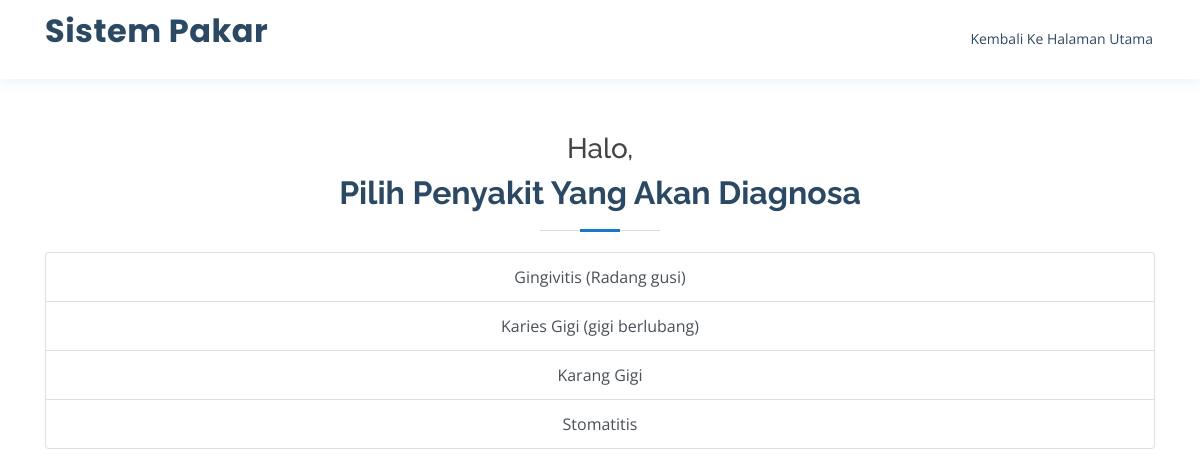
The page /diagnose.php on the database its author committed.
### tables this page shows
CREATE TABLE `tb_penyakit` (
  `kode_penyakit` varchar(10) NOT NULL,
  `penyakit` varchar(200) NOT NULL
);

### diagnose.php (the view, shortened to what this page needs)
<?php include("header.php") ?>
<header id="header" class="fixed-top">
  <div class="container d-flex ">
    <h1 class="logo mr-auto"><a href="index.php">Sistem Pakar</a></h1>
    <nav class="nav-menu d-none d-lg-block">
      <ul>
        <li><a href="reset_datadiri.php">Kembali Ke Halaman Utama</a></li>
      </ul>
    </nav>
  </div>
</header>
<main>
  <section id="services" class="services ">
    <div class="container">
      <div class="section-title mt-4">
        <?php
        include('functions/conn.php');
        ?>
        <?php if (!isset($_GET['kode']) && !isset($_GET['kesimpulan'])) : ?>
          <?php
          echo "<h3>Halo, " . $_SESSION['name'] . "</h3>";
          ?>
          <h2>Pilih Penyakit Yang Akan Diagnosa</h2>
          <div class="list-group">
            <?php
            $query = "SELECT * from tb_penyakit";
            $getAllData = mysqli_query($connect, $query);
            while ($datas = mysqli_fetch_array($getAllData)) {
              echo "<a href='diagnose.php?kode=" . $datas['kode_penyakit'] . "' class='list-group-item list-group-item-action'>" . $datas['penyakit'] . "</a>";
            }
            ?>
          </div>
        <?php endif; ?>
      </div>
  </section>
</main>
<?php include("footer.php") ?>

### assets/css/style.css (style rules this page uses)
a { color: #1977cc; }
h1, h2, h3, h4, h5, h6 { font-family: "Raleway", sans-serif; }
#header { background: #fff; transition: all 0.5s; z-index: 997; padding: 15px 0; top: 0; box-shadow: 0px 2px 15px rgba(25, 119, 204, 0.1); }
#header .logo { font-size: 32px; margin: 0; padding: 0; line-height: 1; font-weight: 700; letter-spacing: 0.5px; font-family: "Poppins", sans-serif; }
#header .logo a { color: #2c4964; }
.nav-menu ul { margin: 0; padding: 0; list-style: none; }
.nav-menu>ul { display: flex; }
.nav-menu>ul>li { position: relative; white-space: nowrap; padding: 8px 0 8px 20px; }
.nav-menu a { display: block; position: relative; color: #2c4964; transition: 0.3s; font-size: 14px; font-family: "Open Sans", sans-serif; padding: 5px 2px; border-bottom: 2px solid #fff; }
.mobile-nav { position: fixed; top: 55px; right: 15px; bottom: 15px; left: 15px; z-index: 9999; overflow-y: auto; background: #fff; transition: ease-in-out 0.2s; opacity: 0; visibility: hidden; border-radius: 10px; padding: 10px 0; }
.mobile-nav * { margin: 0; padding: 0; list-style: none; }
.mobile-nav a { display: block; position: relative; color: #2c4964; padding: 10px 20px; font-weight: 500; outline: none; }
section { padding: 60px 0; overflow: hidden; }
.section-title { text-align: center; padding-bottom: 30px; }
.section-title h2 { font-size: 32px; font-weight: bold; margin-bottom: 20px; padding-bottom: 20px; position: relative; color: #2c4964; }
.section-title h2::before { content: ''; position: absolute; display: block; width: 120px; height: 1px; background: #ddd; bottom: 1px; left: calc(50% - 60px); }
.section-title h2::after { content: ''; position: absolute; display: block; width: 40px; height: 3px; background: #1977cc; bottom: 0; left: calc(50% - 20px); }

### rows shown on the page
tb_penyakit: penyakit "Gingivitis (Radang gusi)"
tb_penyakit: penyakit "Karies Gigi (gigi berlubang)"
tb_penyakit: penyakit "Karang Gigi"
tb_penyakit: penyakit "Stomatitis"
